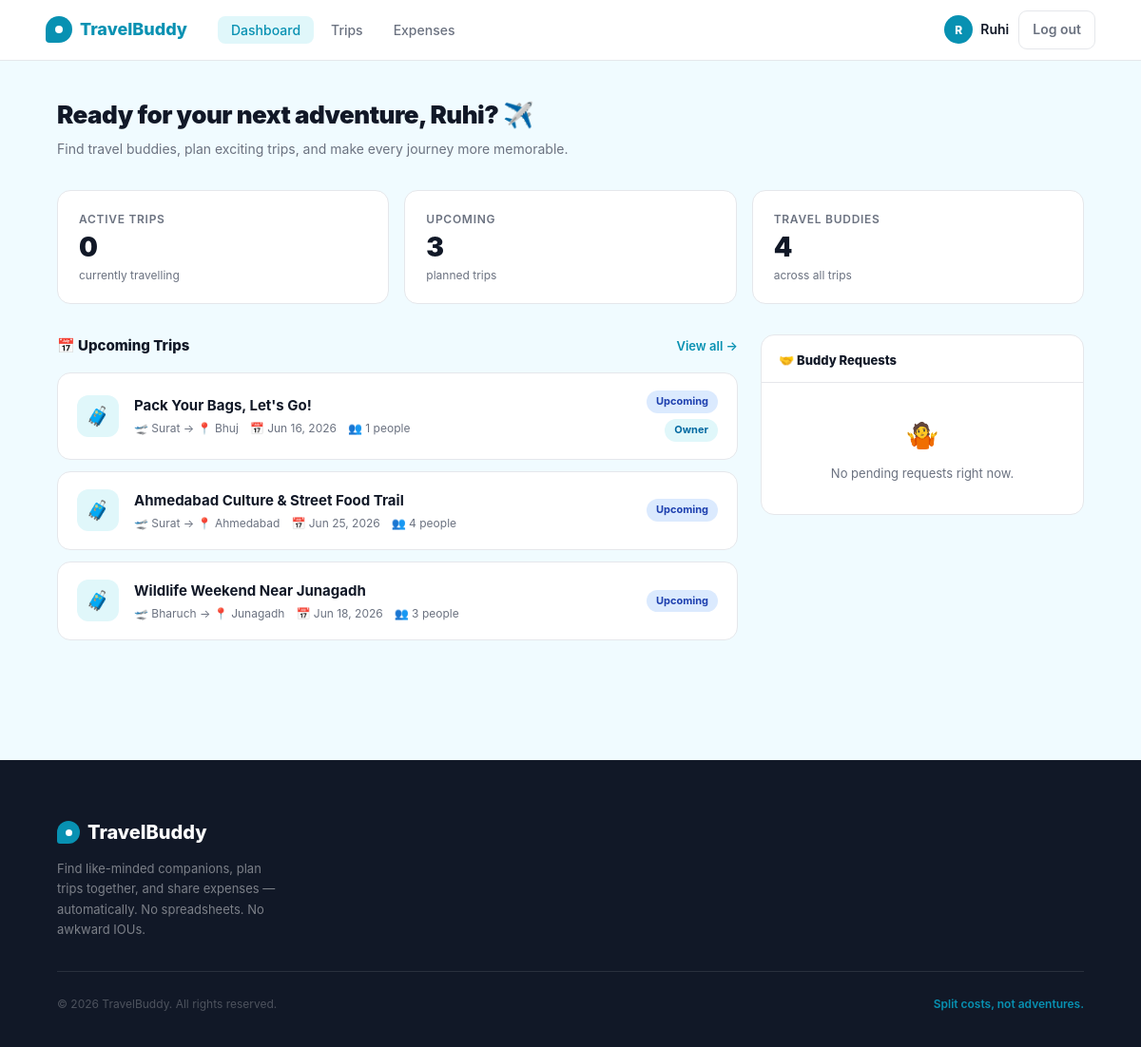
Before: /dashboard (signed in) with the older database file.
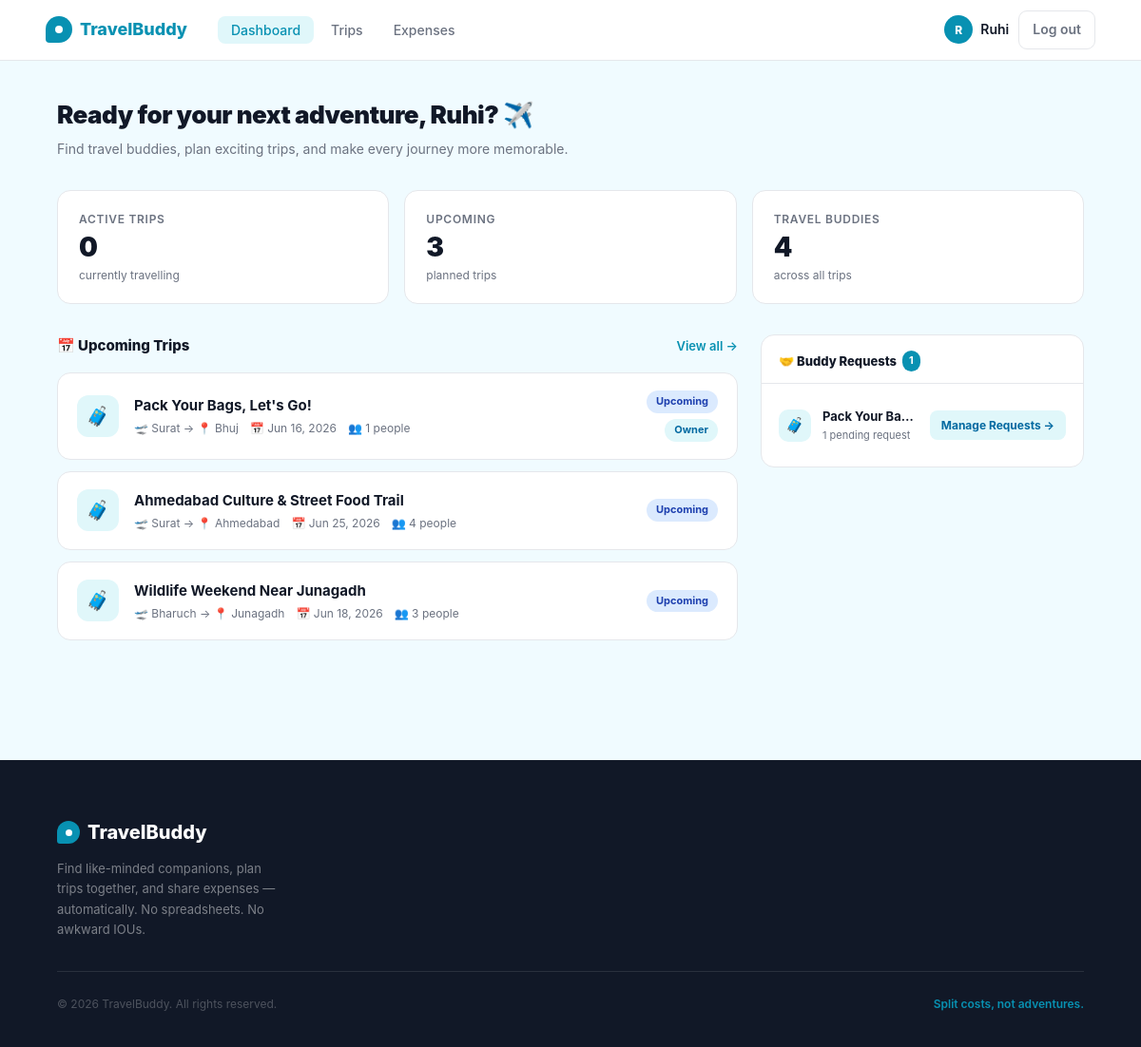
After: the same page with the newer database file.
### app/models.py (models this page shows, shortened)
class Trip(db.Model):
    __tablename__ = 'trips'
    id          = db.Column(db.Integer, primary_key=True)
    owner_id    = db.Column(db.Integer, db.ForeignKey('users.id'), nullable=False)
    title       = db.Column(db.String(150), nullable=False)
    destination = db.Column(db.String(150), nullable=False)
    departure_city = db.Column(db.String(100), default='')
    start_date  = db.Column(db.Date, nullable=False)
    end_date    = db.Column(db.Date, nullable=False)
    description = db.Column(db.Text, default='')
    budget_min  = db.Column(db.Float, default=0)
    budget_max  = db.Column(db.Float, default=0)
    max_members = db.Column(db.Integer, default=4)
    status      = db.Column(db.String(20), default='upcoming')  # upcoming, active, completed
    is_public   = db.Column(db.Boolean, default=True)
    created_at  = db.Column(db.DateTime, default=lambda: datetime.now(timezone.utc))
    owner    = db.relationship('User', back_populates='owned_trips')
    members  = db.relationship('TripMember', back_populates='trip', lazy='dynamic',
                               cascade='all, delete-orphan')
    expenses = db.relationship('Expense', back_populates='trip', lazy='dynamic',
                               cascade='all, delete-orphan')
    def member_count(self):
        return self.members.filter_by(status='accepted').count() + 1  # +1 for owner
    def total_spent(self):
        return round(sum(e.amount for e in self.expenses), 2)
    def your_share(self, user_id):
        mc = self.member_count()
        return round(self.total_spent() / mc, 2) if mc else 0.0
    def balance_for(self, user_id):
        paid = sum(e.amount for e in self.expenses.filter_by(paid_by_id=user_id))
        share = self.your_share(user_id)
        return round(paid - share, 2)

class TripMember(db.Model):
    __tablename__ = 'trip_members'
    id         = db.Column(db.Integer, primary_key=True)
    trip_id    = db.Column(db.Integer, db.ForeignKey('trips.id'), nullable=False)
    user_id    = db.Column(db.Integer, db.ForeignKey('users.id'), nullable=False)
    status     = db.Column(db.String(20), default='pending')  # pending, accepted, declined
    joined_at  = db.Column(db.DateTime, default=lambda: datetime.now(timezone.utc))
    trip = db.relationship('Trip', back_populates='members')
    user = db.relationship('User', back_populates='memberships')

### app/dashboard/routes.py (the view)
@dashboard.route('/dashboard')
@login_required
def index():
    active_trips   = current_user.get_active_trips()
    upcoming_trips = current_user.get_upcoming_trips()
    pending_reqs   = current_user.get_pending_requests()
    net_balance    = current_user.get_total_balance()
    all_trip_ids = current_user._all_trip_ids()
    recent_expenses = (Expense.query
                       .filter(Expense.trip_id.in_(all_trip_ids))
                       .order_by(Expense.created_at.desc())
                       .limit(5)
                       .all()) if all_trip_ids else []
    total_trips    = len(active_trips) + len(upcoming_trips)
    total_buddies  = _count_unique_buddies(current_user)
    trips_for_card = (active_trips + upcoming_trips)[:6]
    return render_template('dashboard/index.html',
        active_trips=active_trips,
        upcoming_trips=upcoming_trips,
        pending_reqs=pending_reqs,
        recent_expenses=recent_expenses,
        net_balance=net_balance,
        total_trips=total_trips,
        total_buddies=total_buddies,
        trips_for_card=trips_for_card,
        today=date.today()
    )

### app/dashboard/routes.py (called while the page is built)
def _count_unique_buddies(user):
    all_trip_ids = user._all_trip_ids()
    if not all_trip_ids:
        return 0
    members = TripMember.query.filter(
        TripMember.trip_id.in_(all_trip_ids),
        TripMember.status == 'accepted',
        TripMember.user_id != user.id
    ).all()
    owners = [Trip.query.get(tid).owner_id for tid in all_trip_ids
              if Trip.query.get(tid) and Trip.query.get(tid).owner_id != user.id]
    unique = set([m.user_id for m in members] + owners)
    return len(unique)

### app/models.py (called while the page is built)
@login_manager.user_loader
def load_user(user_id):
    return User.query.get(int(user_id))

    def get_active_trips(self):
        from sqlalchemy import or_
        owned = Trip.query.filter_by(owner_id=self.id, status='active').all()
        joined_ids = [m.trip_id for m in
                      TripMember.query.filter_by(user_id=self.id, status='accepted').all()]
        joined = Trip.query.filter(
            Trip.id.in_(joined_ids),
            Trip.status == 'active',
            Trip.owner_id != self.id
        ).all()
        return owned + joined

### app/templates/dashboard/index.html (shortened to what the changed rows need)
{% extends "base.html" %}
{% block content %}
<div class="dashboard">
  <div class="dashboard-inner">
    <div class="dash-header">
      <div>
        <h1 class="dash-greeting">
          Ready for your next adventure, {{ current_user.name.split()[0] }}? ✈️
        </h1>
      </div>
    </div>
    <div class="dash-grid">
      <div class="left-col">
        <div class="trips-section">
          <div class="trip-cards">
            {% if upcoming_trips %}
              {% for trip in upcoming_trips %}
              <div class="trip-card">
                <div class="trip-icon">🧳</div>
                <div class="trip-info">
                  <div class="trip-name">{{ trip.title }}</div>
                  <div class="trip-meta">
                    <span>🛫 {{ trip.departure_city }} → 📍 {{ trip.destination }}</span>
                    <span>📅 {{ trip.start_date.strftime('%b %d, %Y') }}</span>
                    <span>👥 {{ trip.member_count() }} people</span>
                  </div>
                </div>
                <div class="trip-right">
                  <span class="badge badge-upcoming">Upcoming</span>
                  {% if trip.owner_id == current_user.id %}
                    <span class="badge badge-owner">Owner</span>
                  {% endif %}
                </div>
              </div>
              {% endfor %}
            {% endif %}
          </div>
        </div>
      </div>
      <div class="right-col">
        <div class="panel">
          <div class="panel-head">
            <div class="panel-title">
              🤝 Buddy Requests
              {% if pending_reqs %}
                <span class="panel-count">{{ pending_reqs | length }}</span>
              {% endif %}
            </div>
          </div>
          <div class="panel-body">
            {% if pending_reqs %}
              {% set seen_trips = namespace(ids=[]) %}
              {% for req in pending_reqs %}
                {% if req.trip.id not in seen_trips.ids %}
                  {% set _ = seen_trips.ids.append(req.trip.id) %}
                  {% set trip_reqs = pending_reqs | selectattr('trip_id', 'equalto', req.trip.id) | list %}
                  <div class="manage-request-row">
                    <div class="manage-trip-icon">🧳</div>
                    <div class="manage-trip-info">
                      <div class="manage-trip-name">{{ req.trip.title }}</div>
                      <div class="manage-trip-sub">
                        {{ trip_reqs | length }} pending request{{ 's' if (trip_reqs | length) > 1 else '' }}
                      </div>
                    </div>
                    <a href="{{ url_for('trips.detail', trip_id=req.trip.id) }}#buddy-requests"
                       class="btn-manage">Manage Requests →</a>
                  </div>
                {% endif %}
              {% endfor %}
            {% else %}
              <div style="padding: 20px 18px; text-align: center;">
                <div style="font-size:28px;margin-bottom:8px;">🤷</div>
                <div style="font-size:13px;color:var(--text-muted);">No pending requests right now.</div>
              </div>
            {% endif %}
          </div>
        </div>
      </div>
    </div>
  </div>
</div>
{% endblock %}

Changed rows visible on the page:
added TripMember: trip "Pack Your Ba…", trip_reqs "1"
Other visible differences:
{{ pending_reqs | length }}: (not shown) → "1"
text no longer shown: "🤷 No pending requests right now."
